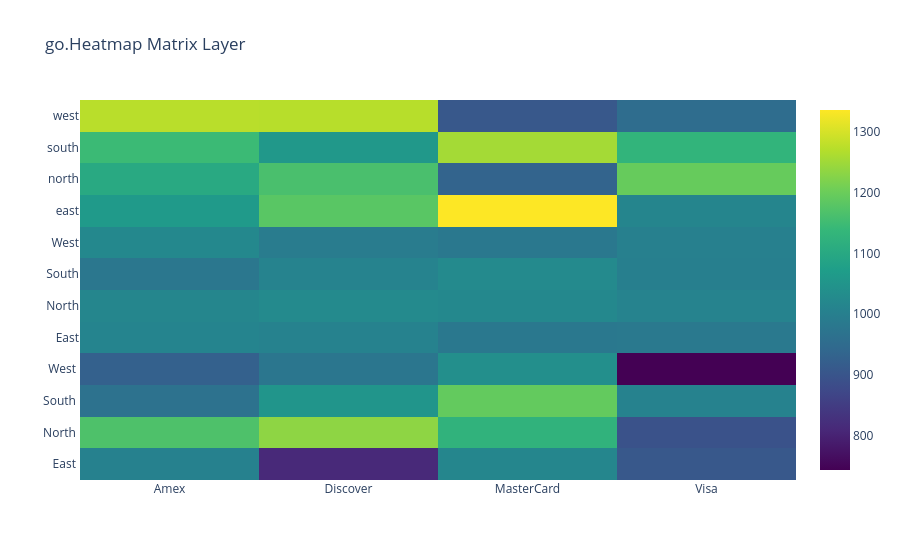

The notebook cell saved with this chart:
### Markdown cell above
### Low-Level Heatmap Traces: `go.Heatmap()`
**Explanation**: Renders 2D matrix heatmap layers with custom colorscale gradients.

**Syntax**: `go.Heatmap(z=matrix, x=cols, y=rows, colorscale='Viridis')`

### Code cell
piv_mat = df.pivot_table(index='region', columns='card_type', values='transaction_amount', aggfunc='mean')
hm_trace = go.Heatmap(z=piv_mat.values, x=piv_mat.columns, y=piv_mat.index, colorscale='Viridis')
fig = go.Figure(data=[hm_trace], layout=go.Layout(title='go.Heatmap Matrix Layer'))
fig.show()
print('go.Heatmap trace rendered.')

### Figure 1 — Plotly figure (JSON) as saved in the notebook; plotly's stock layout.template omitted (floating-point values rounded to 4 significant figures)
{"data": [{"colorscale": [[0.0, "#440154"], [0.1111, "#482878"], [0.2222, "#3e4989"], [0.3333, "#31688e"], [0.4444, "#26828e"], [0.5556, "#1f9e89"], [0.6667, "#35b779"], [0.7778, "#6ece58"], [0.8889, "#b5de2b"], [1.0, "#fde725"]], "x": ["Amex", "Discover", "MasterCard", "Visa"], "y": [" East ", " North ", " South ", " West ", "East", "North", "South", "West", "east", "north", "south", "west"], "z": [[1004.0, 810.8, 1017.0, 905.9], [1168.0, 1234.0, 1126.0, 894.1], [966.0, 1052.0, 1192.0, 1006.0], [925.6, 976.1, 1038.0, 742.8], [1012.0, 1007.0, 981.9, 983.0], [1016.0, 1025.0, 1021.0, 1008.0], [977.7, 1010.0, 1025.0, 999.3], [1021.0, 990.8, 980.8, 1001.0], [1064.0, 1181.0, 1336.0, 1014.0], [1102.0, 1162.0, 931.9, 1196.0], [1146.0, 1058.0, 1255.0, 1131.0], [1274.0, 1272.0, 906.0, 953.9]], "type": "heatmap"}], "layout": {"title": {"text": "go.Heatmap Matrix Layer"}}}
